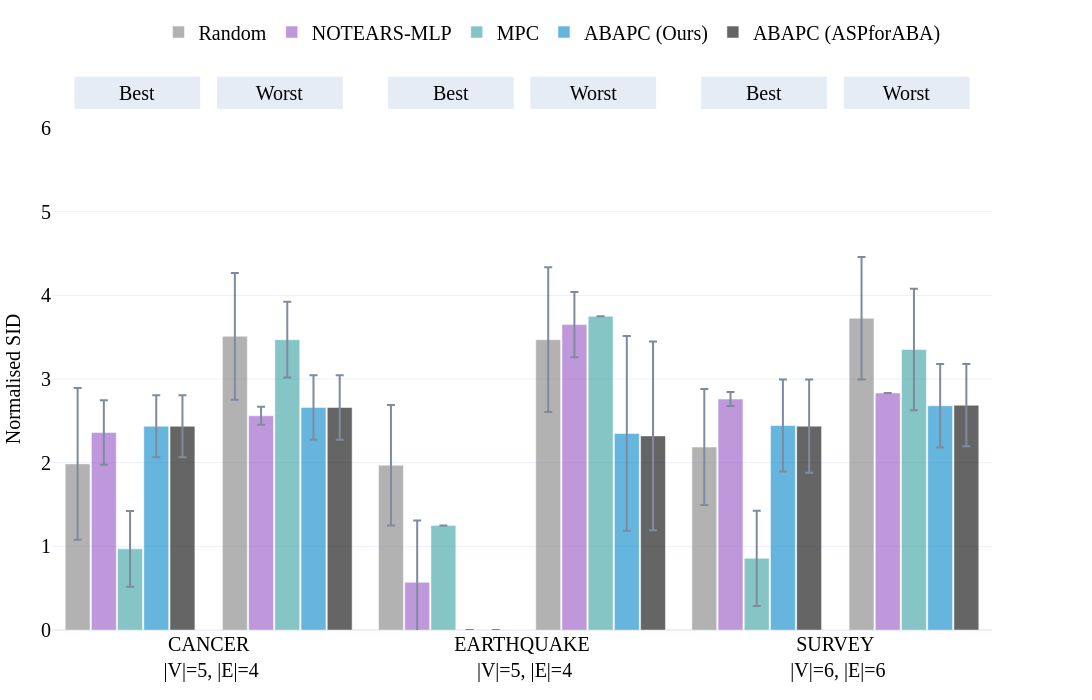

The notebook cell saved with this chart:
### Code cell
version_cpdag = version+'_cpdag'
all_sum = pd.read_csv(f"../../results/extension_based_semantics/stored_results_{version_cpdag}.csv")
columns=['dataset', 'model', 'elapsed_mean', 'elapsed_std', 'nnz_mean', 'nnz_std', 
        'fdr_mean', 'fdr_std', 'tpr_mean', 'tpr_std', 'fpr_mean', 'fpr_std', 
        'precision_mean', 'precision_std', 'recall_mean', 'recall_std',
        'F1_mean', 'F1_std', 'shd_mean', 'shd_std', 
        'SID_low_mean', 'SID_low_std', 'SID_high_mean', 'SID_high_std'
        ]
assert len(columns) == len(all_sum.columns)
all_sum.columns = columns

all_sum['n_edges'] = all_sum['dataset'].map(dags_arcs_map)
all_sum['n_nodes'] = all_sum['dataset'].map(dags_nodes_map)
for var in ['shd','SID_low','SID_high']:
    all_sum['p_'+var+'_mean'] = all_sum[var+'_mean'].astype(float)/all_sum['n_edges'].astype(int)
    all_sum['p_'+var+'_std'] = all_sum[var+'_std'].astype(float)/all_sum['n_edges'].astype(int)
all_sum['dataset'] = [a.upper() for a in all_sum["dataset"].astype(str)]
all_sum['dataset'] = all_sum['dataset'] +np.repeat("<br> |V|=",len(all_sum))+ all_sum["n_nodes"].astype(str)+np.repeat(", |E|=",len(all_sum))+\
                     all_sum["n_edges"].astype(str)

double_bar_chart_plotly(all_sum, ['p_SID_low','p_SID_high'], names_dict, colors_dict, methods, save_figs=save_figs, output_name="./Fig.2_SID_cpdag.html", debug=False, range_y1=[0,6], range_y2=[0,6])#

### Figure 1 — Plotly figure (JSON) as saved in the notebook; plotly's stock layout.template omitted (floating-point values rounded to 4 significant figures)
{"data": [{"error_y": {"array": [0.9075, 0.72, 0.6933], "type": "data", "visible": true}, "marker": {"color": "grey"}, "name": "Random", "offsetgroup": "0", "opacity": 0.6, "showlegend": true, "type": "bar", "x": ["CANCER<br> |V|=5, |E|=4", "EARTHQUAKE<br> |V|=5, |E|=4", "SURVEY<br> |V|=6, |E|=6"], "y": [1.985, 1.97, 2.187], "yaxis": "y"}, {"error_y": {"array": [], "type": "data", "visible": true}, "marker": {"color": "#b85c00"}, "name": "FGS", "offsetgroup": "1", "opacity": 0.6, "showlegend": true, "type": "bar", "x": [], "y": [], "yaxis": "y"}, {"error_y": {"array": [0.385, 0.7375, 0.08333], "type": "data", "visible": true}, "marker": {"color": "#9454c4"}, "name": "NOTEARS-MLP", "offsetgroup": "2", "opacity": 0.6, "showlegend": true, "type": "bar", "x": ["CANCER<br> |V|=5, |E|=4", "EARTHQUAKE<br> |V|=5, |E|=4", "SURVEY<br> |V|=6, |E|=6"], "y": [2.36, 0.57, 2.76], "yaxis": "y"}, {"error_y": {"array": [0.4525, 0.0, 0.5683], "type": "data", "visible": true}, "marker": {"color": "#379f9f"}, "name": "MPC", "offsetgroup": "3", "opacity": 0.6, "showlegend": true, "type": "bar", "x": ["CANCER<br> |V|=5, |E|=4", "EARTHQUAKE<br> |V|=5, |E|=4", "SURVEY<br> |V|=6, |E|=6"], "y": [0.97, 1.25, 0.8567], "yaxis": "y"}, {"error_y": {"array": [0.37, 0.0, 0.55], "type": "data", "visible": true}, "marker": {"color": "#0085CA"}, "name": "ABAPC (Ours)", "offsetgroup": "4", "opacity": 0.6, "showlegend": true, "type": "bar", "x": ["CANCER<br> |V|=5, |E|=4", "EARTHQUAKE<br> |V|=5, |E|=4", "SURVEY<br> |V|=6, |E|=6"], "y": [2.435, 0.0, 2.443], "yaxis": "y"}, {"error_y": {"array": [0.37, 0.0, 0.5583], "type": "data", "visible": true}, "marker": {"color": "black"}, "name": "ABAPC (ASPforABA)", "offsetgroup": "5", "opacity": 0.6, "showlegend": true, "type": "bar", "x": ["CANCER<br> |V|=5, |E|=4", "EARTHQUAKE<br> |V|=5, |E|=4", "SURVEY<br> |V|=6, |E|=6"], "y": [2.435, 0.0, 2.437], "yaxis": "y"}, {"marker": {"color": "white"}, "name": "", "offsetgroup": "6", "opacity": 1, "showlegend": false, "type": "bar", "x": ["CANCER<br> |V|=5, |E|=4", "EARTHQUAKE<br> |V|=5, |E|=4", "SURVEY<br> |V|=6, |E|=6"], "y": [0.0, 0.0, 0.0]}, {"error_y": {"array": [0.7575, 0.865, 0.7317], "type": "data", "visible": true}, "marker": {"color": "grey"}, "name": "Random", "offsetgroup": "7", "opacity": 0.6, "showlegend": false, "type": "bar", "x": ["CANCER<br> |V|=5, |E|=4", "EARTHQUAKE<br> |V|=5, |E|=4", "SURVEY<br> |V|=6, |E|=6"], "y": [3.51, 3.47, 3.727], "yaxis": "y2"}, {"error_y": {"array": [], "type": "data", "visible": true}, "marker": {"color": "#b85c00"}, "name": "FGS", "offsetgroup": "8", "opacity": 0.6, "showlegend": false, "type": "bar", "x": [], "y": [], "yaxis": "y2"}, {"error_y": {"array": [0.1075, 0.39, 0.0], "type": "data", "visible": true}, "marker": {"color": "#9454c4"}, "name": "NOTEARS-MLP", "offsetgroup": "9", "opacity": 0.6, "showlegend": false, "type": "bar", "x": ["CANCER<br> |V|=5, |E|=4", "EARTHQUAKE<br> |V|=5, |E|=4", "SURVEY<br> |V|=6, |E|=6"], "y": [2.56, 3.65, 2.833], "yaxis": "y2"}, {"error_y": {"array": [0.4525, 0.0, 0.7267], "type": "data", "visible": true}, "marker": {"color": "#379f9f"}, "name": "MPC", "offsetgroup": "10", "opacity": 0.6, "showlegend": false, "type": "bar", "x": ["CANCER<br> |V|=5, |E|=4", "EARTHQUAKE<br> |V|=5, |E|=4", "SURVEY<br> |V|=6, |E|=6"], "y": [3.47, 3.75, 3.353], "yaxis": "y2"}, {"error_y": {"array": [0.385, 1.165, 0.4983], "type": "data", "visible": true}, "marker": {"color": "#0085CA"}, "name": "ABAPC (Ours)", "offsetgroup": "11", "opacity": 0.6, "showlegend": false, "type": "bar", "x": ["CANCER<br> |V|=5, |E|=4", "EARTHQUAKE<br> |V|=5, |E|=4", "SURVEY<br> |V|=6, |E|=6"], "y": [2.66, 2.35, 2.68], "yaxis": "y2"}, {"error_y": {"array": [0.385, 1.127, 0.4917], "type": "data", "visible": true}, "marker": {"color": "black"}, "name": "ABAPC (ASPforABA)", "offsetgroup": "12", "opacity": 0.6, "showlegend": false, "type": "bar", "x": ["CANCER<br> |V|=5, |E|=4", "EARTHQUAKE<br> |V|=5, |E|=4", "SURVEY<br> |V|=6, |E|=6"], "y": [2.66, 2.32, 2.687], "yaxis": "y2"}], "layout": {"annotations": [{"font": {"color": "black", "size": 20}, "showarrow": false, "text": "         Best         ", "x": 0.09083, "xanchor": "center", "xref": "x domain", "y": 1.07, "yanchor": "middle", "yref": "y domain"}, {"font": {"color": "black", "size": 20}, "showarrow": false, "text": "         Worst         ", "x": 0.2425, "xanchor": "center", "xref": "x domain", "y": 1.07, "yanchor": "middle", "yref": "y domain"}, {"font": {"color": "black", "size": 20}, "showarrow": false, "text": "         Best         ", "x": 0.4242, "xanchor": "center", "xref": "x domain", "y": 1.07, "yanchor": "middle", "yref": "y domain"}, {"font": {"color": "black", "size": 20}, "showarrow": false, "text": "         Worst         ", "x": 0.5758, "xanchor": "center", "xref": "x domain", "y": 1.07, "yanchor": "middle", "yref": "y domain"}, {"font": {"color": "black", "size": 20}, "showarrow": false, "text": "         Best         ", "x": 0.7575, "xanchor": "center", "xref": "x domain", "y": 1.07, "yanchor": "middle", "yref": "y domain"}, {"font": {"color": "black", "size": 20}, "showarrow": false, "text": "         Worst         ", "x": 0.9092, "xanchor": "center", "xref": "x domain", "y": 1.07, "yanchor": "middle", "yref": "y domain"}], "bargap": 0.08, "bargroupgap": 0.05, "barmode": "group", "font": {"color": "black", "family": "Serif", "size": 20}, "height": 700, "hovermode": "x unified", "legend": {"orientation": "h", "x": 0.5, "xanchor": "center", "y": 1.23, "yanchor": "top"}, "margin": {"b": 70, "l": 40, "r": 40, "t": 80}, "shapes": [{"fillcolor": "#E5ECF6", "layer": "below", "line": {"color": "#E5ECF6", "width": 2}, "type": "rect", "x0": 0.025, "x1": 0.1567, "xref": "x domain", "y0": 1.04, "y1": 1.1, "yref": "y domain"}, {"fillcolor": "#E5ECF6", "layer": "below", "line": {"color": "#E5ECF6", "width": 2}, "type": "rect", "x0": 0.1767, "x1": 0.3083, "xref": "x domain", "y0": 1.04, "y1": 1.1, "yref": "y domain"}, {"fillcolor": "#E5ECF6", "layer": "below", "line": {"color": "#E5ECF6", "width": 2}, "type": "rect", "x0": 0.3583, "x1": 0.49, "xref": "x domain", "y0": 1.04, "y1": 1.1, "yref": "y domain"}, {"fillcolor": "#E5ECF6", "layer": "below", "line": {"color": "#E5ECF6", "width": 2}, "type": "rect", "x0": 0.51, "x1": 0.6417, "xref": "x domain", "y0": 1.04, "y1": 1.1, "yref": "y domain"}, {"fillcolor": "#E5ECF6", "layer": "below", "line": {"color": "#E5ECF6", "width": 2}, "type": "rect", "x0": 0.6917, "x1": 0.8233, "xref": "x domain", "y0": 1.04, "y1": 1.1, "yref": "y domain"}, {"fillcolor": "#E5ECF6", "layer": "below", "line": {"color": "#E5ECF6", "width": 2}, "type": "rect", "x0": 0.8433, "x1": 0.975, "xref": "x domain", "y0": 1.04, "y1": 1.1, "yref": "y domain"}], "width": 1600, "xaxis": {"anchor": "y", "domain": [0, 0.94]}, "yaxis": {"anchor": "x", "domain": [0, 1], "range": [0, 6], "title": {"font": {"size": 20}, "text": "Normalised SID"}}, "yaxis2": {"anchor": "x", "overlaying": "y", "range": [0, 6], "scaleanchor": 0, "showgrid": false, "showline": false, "showticklabels": false, "side": "right", "title": {"font": {"size": 20}, "text": ""}, "zeroline": true}}}
